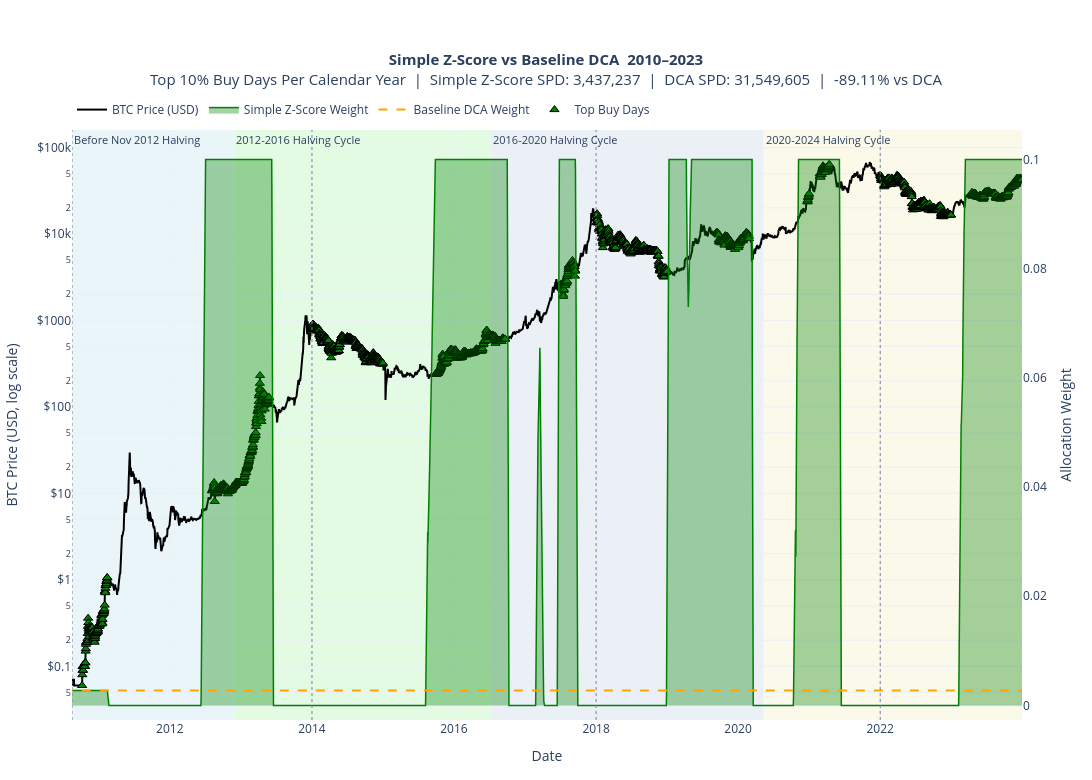

This figure's notebook cell:
### Code cell
WINDOW_START = "2010-01-01"
WINDOW_END   = "2023-12-31"
config = ExportConfig(range_start=WINDOW_START, range_end=WINDOW_END)

zscore_dd  = _dedup(runner.export(SimpleZScoreStrategy(), config, btc_df=btc_df), "zscore_weight")
uniform_dd = (
    _dedup(runner.export(UniformStrategy(), config, btc_df=btc_df), "baseline_weight")
    .select(["date", "baseline_weight"])
)

merged_full = zscore_dd.join(uniform_dd, on="date", how="inner")
total_budget_usd = 1000.0
zscore_w_sum    = merged_full["zscore_weight"].sum()
baseline_w_sum  = merged_full["baseline_weight"].sum()

merged_full = merged_full.with_columns([
    (1e8 / pl.col("price_usd")).alias("sats_per_dollar_dynamic"),
    (1e8 / pl.col("price_usd")).alias("sats_per_dollar_baseline"),
    ((pl.col("zscore_weight")   / zscore_w_sum   * total_budget_usd) / pl.col("price_usd") * 1e8).alias("sats_accum_dynamic"),
    ((pl.col("baseline_weight") / baseline_w_sum * total_budget_usd) / pl.col("price_usd") * 1e8).alias("sats_accum_baseline"),
])


zscore_spd  = (merged_full["zscore_weight"]  * merged_full["sats_per_dollar_dynamic"]).sum() / merged_full["zscore_weight"].sum()
baseline_spd = (merged_full["baseline_weight"] * merged_full["sats_per_dollar_baseline"]).sum() / merged_full["baseline_weight"].sum()
excess_pct  = (zscore_spd - baseline_spd) / baseline_spd * 100

threshold = merged_full["zscore_weight"].quantile(0.90)
merged_full = merged_full.join(features_df, on="date", how="left").with_columns(
    (pl.col("zscore_weight") >= threshold).alias("heavy_buy")
)
df = merged_full.to_pandas()

cols = plots.StrategyColumns(
    weight="zscore_weight",
    spd="sats_per_dollar_dynamic",
    sats_accum="sats_accum_dynamic",
)

# Full period
full_plot = plots.plot_strategy_full_period(df, cols, "Simple Z-Score", ("2010-08-16", "2023-12-31"))
plt.show()

### Figure 1 — Plotly figure (JSON) as saved in the notebook; plotly's stock layout.template omitted (floating-point values rounded to 4 significant figures; data arrays with more than 128 entries replaced by an {"elided": "..."} marker saying what was removed)
{"data": [{"customdata": {"elided": "5113x8 mixed values"}, "hovertemplate": "<b>Date</b>: %{x|%Y-%m-%d}<br><b>Year</b>: %{customdata[0]}<br><b>Cycle</b>: %{customdata[1]}<br><b>BTC Price</b>: $%{y:,.2f}<br><b>Simple Z-Score Weight</b>: %{customdata[2]:.8f}<br><b>DCA Weight</b>: %{customdata[3]:.8f}<br><b>Simple Z-Score sats/$</b>: %{customdata[4]:,.2f}<br><b>DCA sats/$</b>: %{customdata[5]:,.2f}<br><b>Simple Z-Score sats accum.</b>: %{customdata[6]:,.2f}<br><b>DCA sats accum.</b>: %{customdata[7]:,.2f}<extra></extra>", "line": {"color": "black", "width": 2}, "mode": "lines", "name": "BTC Price (USD)", "type": "scatter", "x": {"elided": "5113 str values"}, "y": {"elided": "5113 float values"}, "yaxis": "y"}, {"customdata": {"elided": "5113x5 mixed values"}, "fill": "tozeroy", "fillcolor": "rgba(0, 128, 0, 0.35)", "hovertemplate": "<b>Date</b>: %{x|%Y-%m-%d}<br><b>Year</b>: %{customdata[0]}<br><b>Cycle</b>: %{customdata[1]}<br><b>Simple Z-Score Weight</b>: %{y:.8f}<br><b>BTC Price</b>: $%{customdata[2]:,.2f}<br><b>Simple Z-Score sats/$</b>: %{customdata[3]:,.2f}<br><b>Simple Z-Score sats accum.</b>: %{customdata[4]:,.2f}<extra></extra>", "line": {"color": "green", "width": 1.5}, "mode": "lines", "name": "Simple Z-Score Weight", "type": "scatter", "x": {"elided": "5113 str values"}, "y": {"elided": "5113 float values"}, "yaxis": "y2"}, {"customdata": {"elided": "5113x5 mixed values"}, "hovertemplate": "<b>Date</b>: %{x|%Y-%m-%d}<br><b>Year</b>: %{customdata[0]}<br><b>Cycle</b>: %{customdata[1]}<br><b>DCA Weight</b>: %{y:.8f}<br><b>BTC Price</b>: $%{customdata[2]:,.2f}<br><b>DCA sats/$</b>: %{customdata[3]:,.2f}<br><b>DCA sats accum.</b>: %{customdata[4]:,.2f}<extra></extra>", "line": {"color": "orange", "dash": "dash", "width": 2}, "mode": "lines", "name": "Baseline DCA Weight", "type": "scatter", "x": {"elided": "5113 str values"}, "y": {"elided": "5113 float values"}, "yaxis": "y2"}, {"customdata": {"elided": "2450x3 float values"}, "hovertemplate": "<b>Top Buy Date</b>: %{x|%Y-%m-%d}<br><b>Year</b>: %{customdata[0]}<br><b>BTC Price</b>: $%{y:,.2f}<br><b>Simple Z-Score Weight</b>: %{customdata[1]:.8f}<br><b>Year Threshold</b>: %{customdata[2]:.8f}<extra></extra>", "marker": {"color": "green", "line": {"color": "black", "width": 1}, "size": 8, "symbol": "triangle-up"}, "mode": "markers", "name": "Top Buy Days", "type": "scatter", "x": {"elided": "2450 str values"}, "y": {"elided": "2450 float values"}, "yaxis": "y"}], "layout": {"annotations": [{"font": {"size": 11}, "showarrow": false, "text": "Before Nov 2012 Halving", "x": "2010-08-16T00:00:00", "xanchor": "left", "xref": "x", "y": 1, "yanchor": "top", "yref": "y domain"}, {"font": {"size": 11}, "showarrow": false, "text": "2012-2016 Halving Cycle", "x": "2012-11-28T00:00:00", "xanchor": "left", "xref": "x", "y": 1, "yanchor": "top", "yref": "y domain"}, {"font": {"size": 11}, "showarrow": false, "text": "2016-2020 Halving Cycle", "x": "2016-07-09T00:00:00", "xanchor": "left", "xref": "x", "y": 1, "yanchor": "top", "yref": "y domain"}, {"font": {"size": 11}, "showarrow": false, "text": "2020-2024 Halving Cycle", "x": "2020-05-11T00:00:00", "xanchor": "left", "xref": "x", "y": 1, "yanchor": "top", "yref": "y domain"}], "height": 780, "hovermode": "x unified", "legend": {"orientation": "h", "x": 0, "xanchor": "left", "y": 1.01, "yanchor": "bottom"}, "margin": {"b": 60, "l": 70, "r": 70, "t": 130}, "shapes": [{"fillcolor": "rgba(173, 216, 230, 0.25)", "layer": "below", "line": {"width": 0}, "opacity": 1, "type": "rect", "x0": "2010-08-16T00:00:00", "x1": "2012-11-27T00:00:00", "xref": "x", "y0": 0, "y1": 1, "yref": "y domain"}, {"fillcolor": "rgba(144, 238, 144, 0.25)", "layer": "below", "line": {"width": 0}, "opacity": 1, "type": "rect", "x0": "2012-11-28T00:00:00", "x1": "2016-07-08T00:00:00", "xref": "x", "y0": 0, "y1": 1, "yref": "y domain"}, {"fillcolor": "rgba(176, 196, 222, 0.25)", "layer": "below", "line": {"width": 0}, "opacity": 1, "type": "rect", "x0": "2016-07-09T00:00:00", "x1": "2020-05-10T00:00:00", "xref": "x", "y0": 0, "y1": 1, "yref": "y domain"}, {"fillcolor": "rgba(238, 232, 170, 0.25)", "layer": "below", "line": {"width": 0}, "opacity": 1, "type": "rect", "x0": "2020-05-11T00:00:00", "x1": "2023-12-31T00:00:00", "xref": "x", "y0": 0, "y1": 1, "yref": "y domain"}, {"line": {"color": "gray", "dash": "dot", "width": 1}, "type": "line", "x0": "2010-08-16T00:00:00", "x1": "2010-08-16T00:00:00", "xref": "x", "y0": 0, "y1": 1, "yref": "y domain"}, {"line": {"color": "gray", "dash": "dot", "width": 1}, "type": "line", "x0": "2014-01-01T00:00:00", "x1": "2014-01-01T00:00:00", "xref": "x", "y0": 0, "y1": 1, "yref": "y domain"}, {"line": {"color": "gray", "dash": "dot", "width": 1}, "type": "line", "x0": "2018-01-01T00:00:00", "x1": "2018-01-01T00:00:00", "xref": "x", "y0": 0, "y1": 1, "yref": "y domain"}, {"line": {"color": "gray", "dash": "dot", "width": 1}, "type": "line", "x0": "2022-01-01T00:00:00", "x1": "2022-01-01T00:00:00", "xref": "x", "y0": 0, "y1": 1, "yref": "y domain"}], "title": {"font": {"size": 15}, "text": "<b>Simple Z-Score vs Baseline DCA  2010–2023</b><br>Top 10% Buy Days Per Calendar Year  |  Simple Z-Score SPD: 3,437,237  |  DCA SPD: 31,549,605  |  -89.11% vs DCA", "x": 0.5}, "width": 1450, "xaxis": {"range": ["2010-08-16T00:00:00", "2023-12-31T00:00:00"], "showgrid": true, "title": {"text": "Date"}}, "yaxis": {"showgrid": true, "side": "left", "tickprefix": "$", "title": {"text": "BTC Price (USD, log scale)"}, "type": "log"}, "yaxis2": {"overlaying": "y", "showgrid": false, "side": "right", "title": {"text": "Allocation Weight"}}}}
